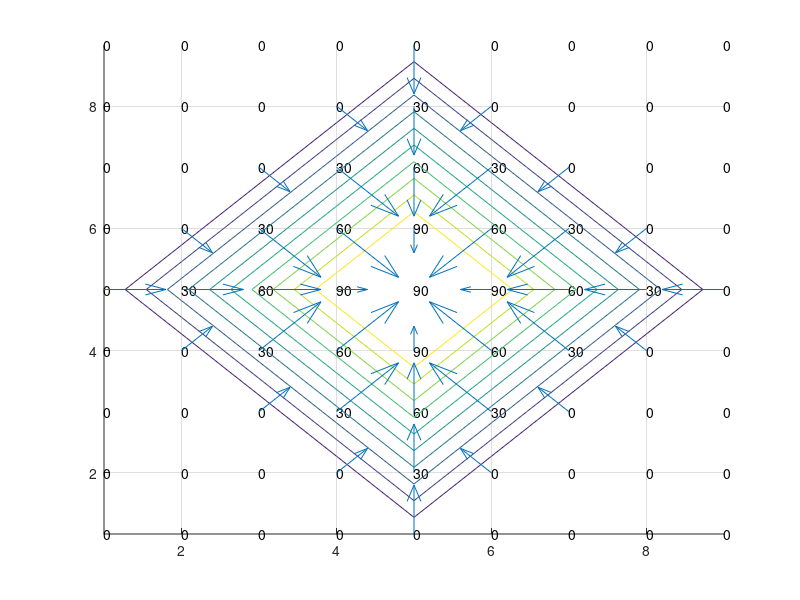

The MATLAB script that drew this image:
% Stationary Point display
StaticPoint = [0 0 0 0 0 0 0 0 0;
               0 0 0 0 1 0 0 0 0;
               0 0 0 1 2 1 0 0 0;
               0 0 1 2 3 2 1 0 0;
               0 1 2 3 3 3 2 1 0;
               0 0 1 2 3 2 1 0 0;
               0 0 0 1 2 1 0 0 0;
               0 0 0 0 1 0 0 0 0;
               0 0 0 0 0 0 0 0 0;];
StaticPoint = StaticPoint.*30;
figure;
hold on;
for i = 1 : 9
    for j = 1 : 9
        text(i, j, num2str(StaticPoint(i, j)))
    end
end
[px, py] = gradient(StaticPoint);
v = 1:9;
contour(v,v,StaticPoint);
grid on;
quiver(v,v,px,py);
hold off;